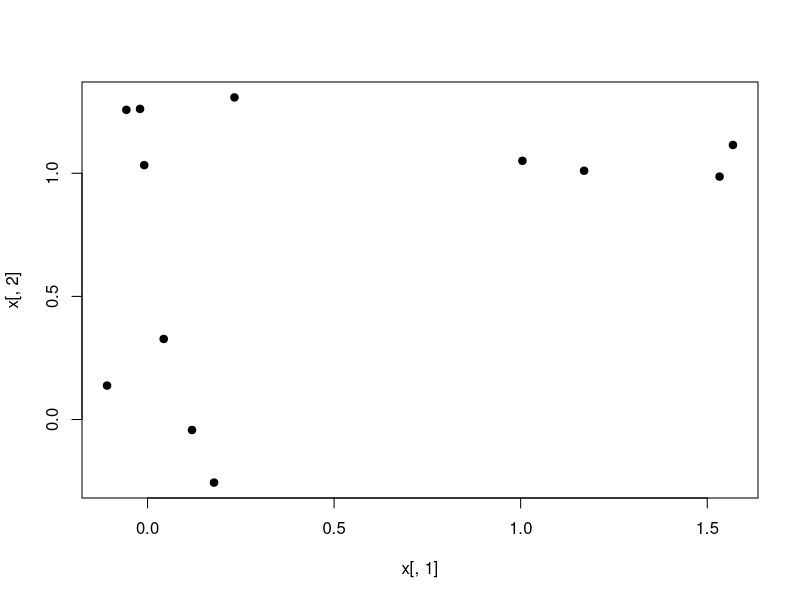
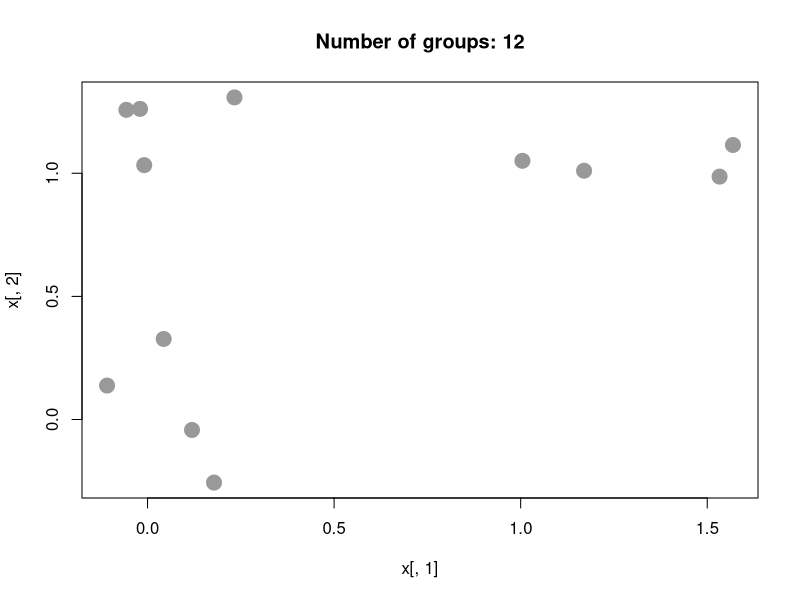
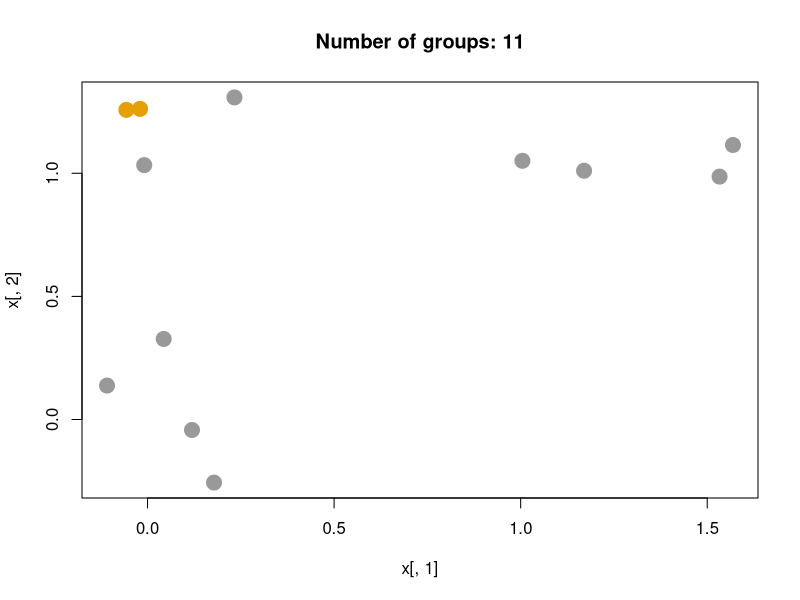
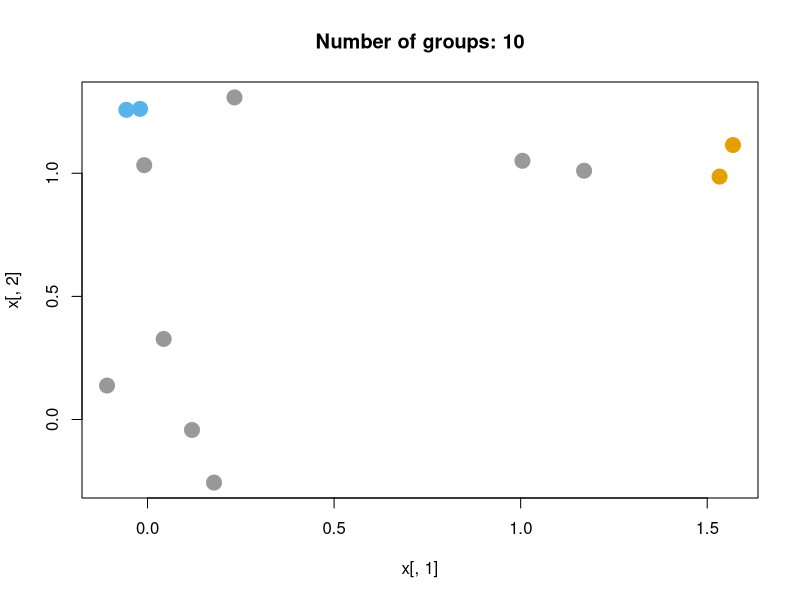
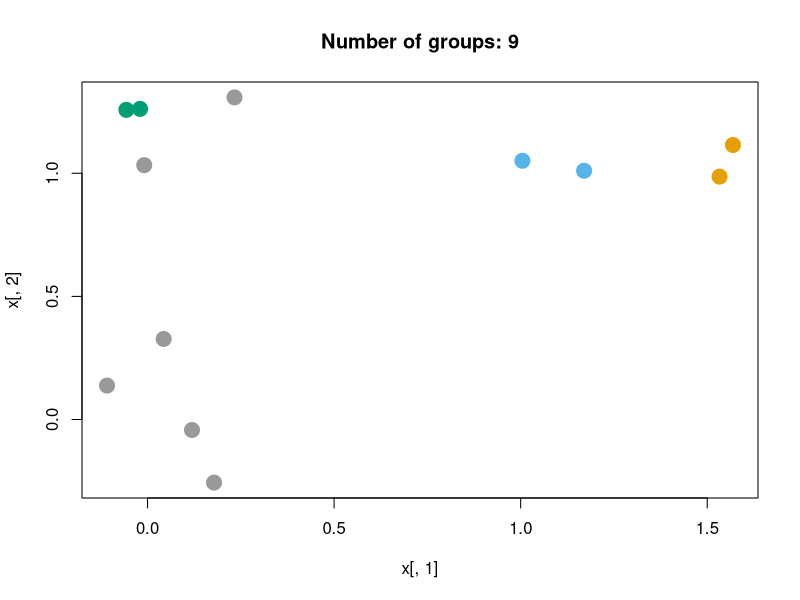
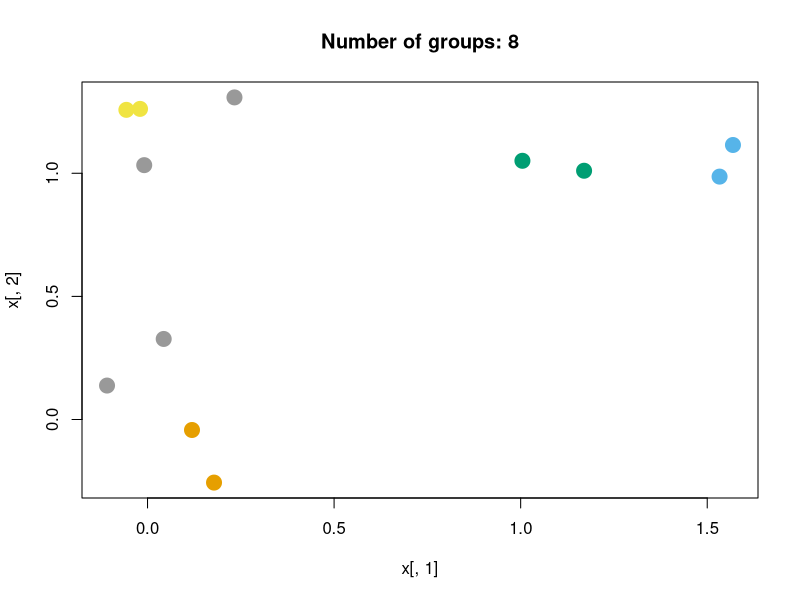
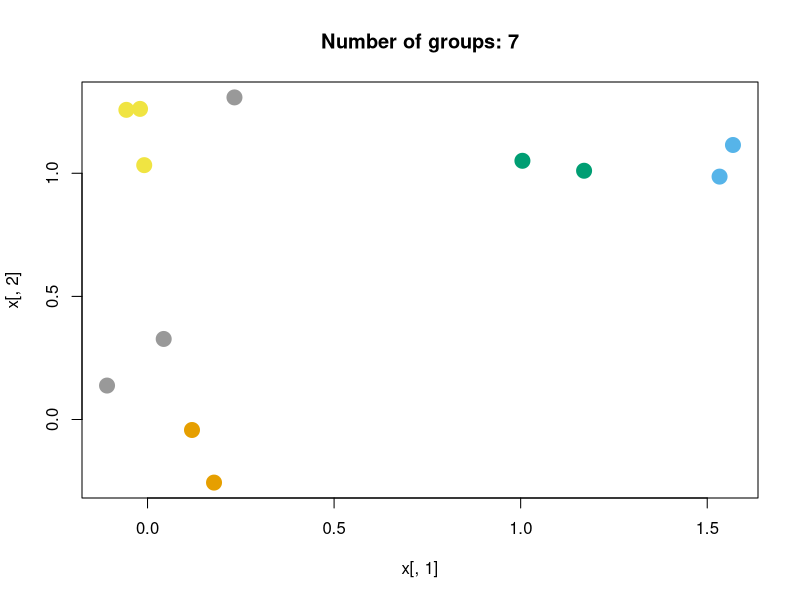
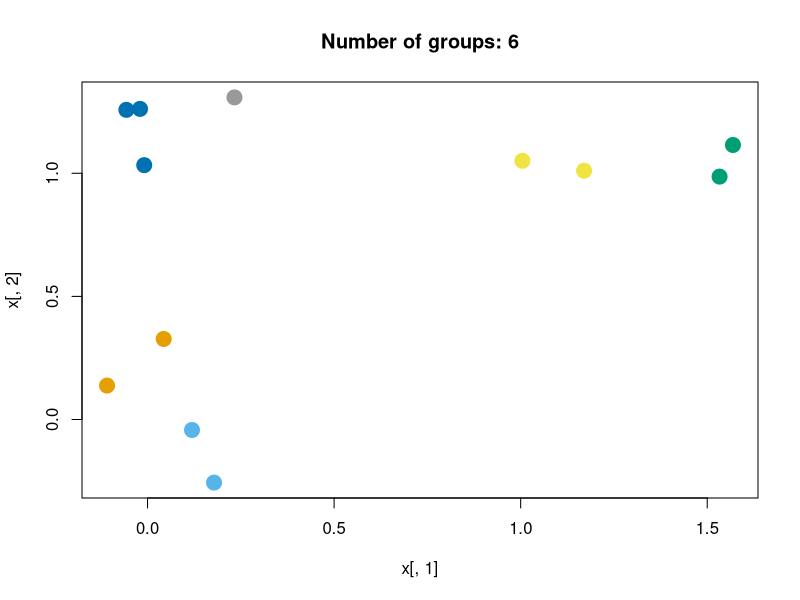

Source code (R) for these figures, in order:
# Simple demo of hierarchical clustering
set.seed(4)
n <- 4
x <- rbind(matrix(rnorm(2*n, sd=0.2), ncol=2),
           scale(matrix(rnorm(2 * n, sd = 0.3), ncol = 2), 
                 center = -c(1, 1), scale=FALSE),
           scale(matrix(rnorm(2 * n, sd = 0.2), ncol = 2),
                 center = -c(0, 1), scale = FALSE))

hier <- hclust(dist(x), method='complete')

plot(x[,1], x[,2], pch = 19)
cols <- c("#999999", "#E69F00", "#56B4E9", "#009E73", "#F0E442", "#0072B2", "#D55E00", "#CC79A7")

# Annoying function to make it easy to color the groups
colmap <- function(v, cols) {
  tab <- table(v)
  nonsingle <- which(table(v) > 1)
  map <- rep(cols[1], length(unique(v)))

  for(i in 1:length(nonsingle)) {
    map[nonsingle[i]] <- cols[i + 1]
  }
  map[v]
}

# Let's loop up the tree, drawing what happens as we merge groups.
# Points in a group all on their own are shown in gray; groups with more
# than one point are shown in color.
par(ask = TRUE)
for(k in 1:(3 * n)) {
  # Extract 3*n-k+1 groups
  v <- cutree(hier, k = (3 * n - k + 1))
  ngroups <- length(unique(v))
  
  print(v)
  
  plot(x[,1], x[,2], pch = 19, col = colmap(v, cols), cex = 2,
       main = paste("Number of groups:", ngroups))  
}
par(ask = FALSE)


# Visualize this as a tree
plot(hier)
